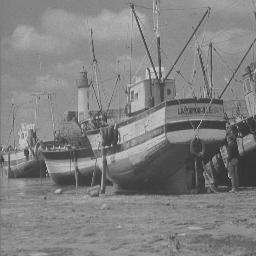
%> input picture Practical 1/boat256.jpg, 256 x 256 px
$ octave task3.m   (GNU Octave 9; MATLAB toolbox functions it lacks are replaced by stand-ins)
%> lines starting %> are read from the running program, lines starting %| are printed output that depends on the picture
%> further down, boat is the input picture: size 256x256 uint8; min 24, max 222, mean 128.9
### Practical 1/contrast_LS_LUT.m
function Lut = contrast_LS_LUT(m,c)
%> called with m = 1.7, c = -85
Lut = zeros(256,1);
counter = 0;

for i = 1:256
    if counter < -c/m
        Lut(i,1) = 0;
    elseif counter > (255-c)/m
        Lut(i,1) = 255;
    else
        Lut(i,1) = m*counter+c;
    end
    counter = counter + 1;
end
Lut=uint8(Lut);
end

### Practical 1/enhanceContrastALS.m
function [Iout, Lut] = enhanceContrastALS(Iin)

%   Modified version of enhanceContrastLS where m and c are automatically
%   generated without user input. To do this, the initial i1 and end point
%   i2 of the histogram should be detected and used to calculate m and c
min = Iin(1,1);
%> min = 128
max = Iin(1,1);
%> max = 128

%iterate through rows and cols to find the min and max value
%min (i1) should be around 50 for boat
%max (i2) should be around 200 for boat
for row = 1:256
    for col = 1:256
        if Iin(row,col) < min
            min = Iin(row,col);
        end
    end
end
%> after the loop, min = 24

for row = 1:256
    for col = 1:256
        if Iin(row,col) > max
            max = Iin(row,col);
        end
    end
end
%> after the loop, max = 222

%now we have got our min(i1) and max(i2) variables
%we can calculate slope m
%m equals change in y/change in x
%m equals (O2-O1)/(I2-I1)
%We know that O2 and O1 are always 255 and 0
m = double((255.0-0.0)/double(max-min));
%> m = 1.29

%now we have m, we can get c
%c = -m * I1
c = double(-m) * double(min);
%> c = -30.91

%Now have m and c
Lut = contrast_LS_LUT(m,c);
%> Lut = 256 values from 0 to 255
Iout = intlut(Iin,Lut);
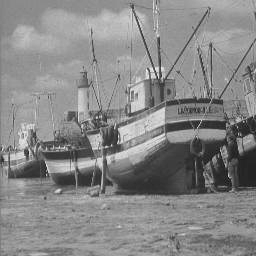
%> Iout: size 256x256 uint8; min 0, max 255, mean 135.1
end

### Practical 1/task3.m
clear all;
close all;

boat = imread("boat256.jpg");
subplot(2,3,1); imshow(boat);
subplot(2,3,4); histogram(boat,'BinLimits',[0 256],'BinWidth',1);

x = contrast_LS_LUT(1.7, -85)
subplot(2,3,2); plot(x);

ceBoat = enhanceContrastALS(boat);
subplot(2,3,3); imshow(ceBoat);

subplot(2,3,6); histogram(ceBoat,'BinLimits',[0 256],'BinWidth',1);
%> after `histogram(ceBoat,'BinLimits',[0 256],'BinWidth',1)`:
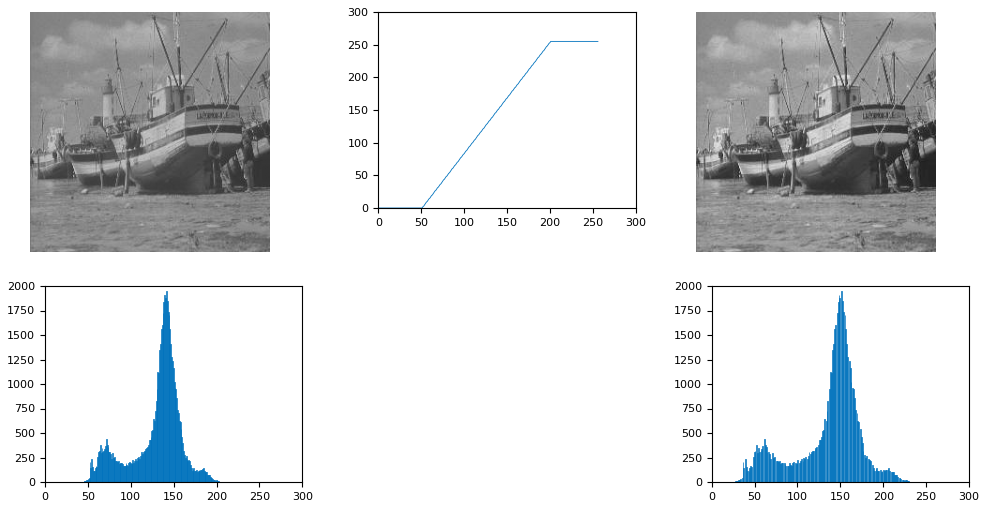
%> figure redrawn from the program's plot data, 5 panels
